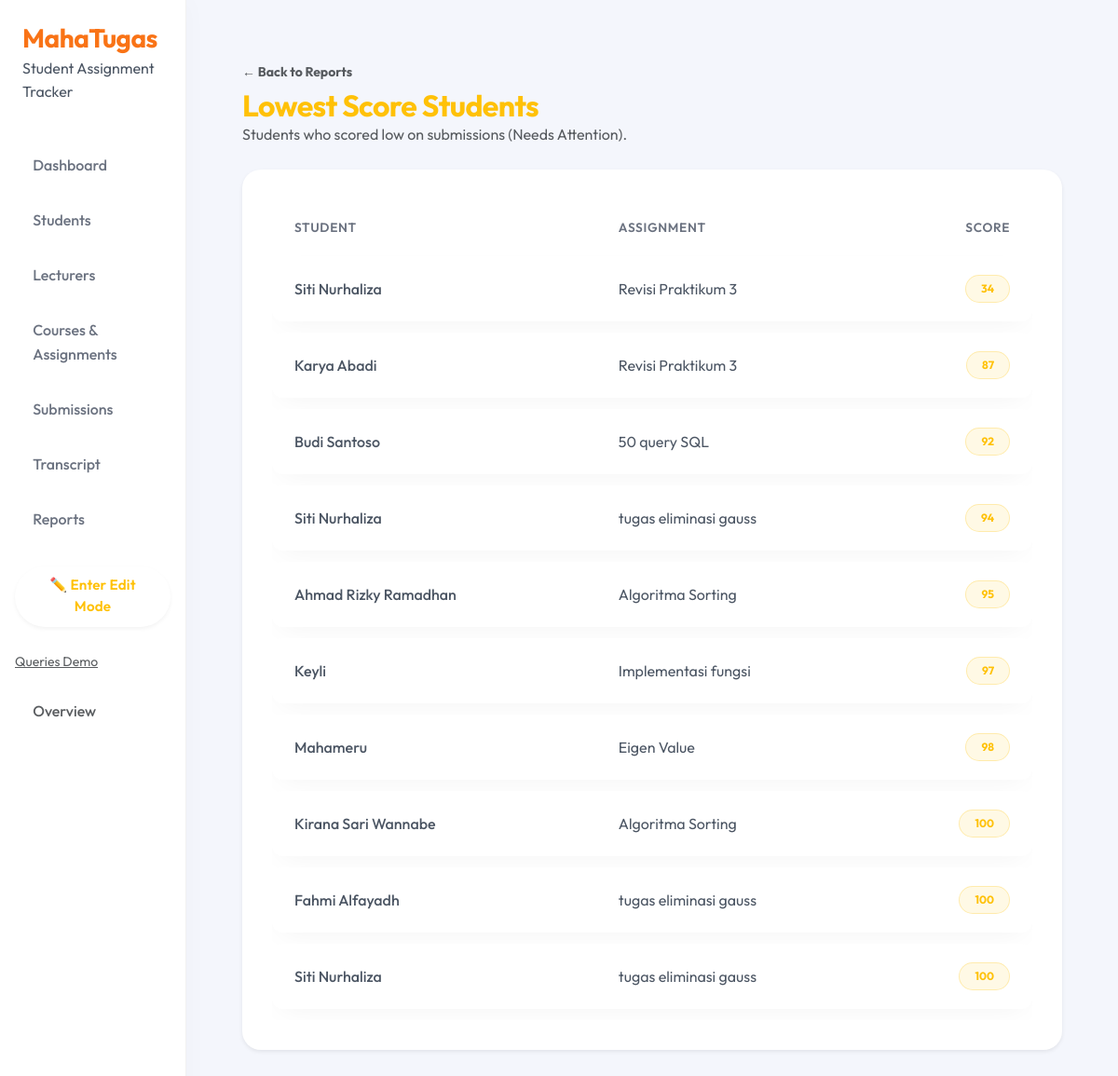
Screenshot of /reports/low-students/ with the database file from the repository.
### tracker/models.py (models this page shows, shortened)
class Submission(models.Model):
    submission_id = models.AutoField(primary_key=True)
    assignment = models.ForeignKey(
        Assignment,
        on_delete=models.CASCADE,
        related_name='submissions'
    )
    student = models.ForeignKey(
        Student,
        on_delete=models.CASCADE,
        related_name='submissions'
    )
    submitted_at = models.DateTimeField(default=timezone.now)
    file_path = models.FileField(upload_to='submissions/')
    score = models.IntegerField(blank=True, null=True)
    remark = models.TextField(blank=True, null=True)

class Student(models.Model):
    def generate_nrp():
        last_student = Student.objects.order_by("-student_id").first()
        if last_student and last_student.nrp.isdigit():
            new_nrp = int(last_student.nrp) + 1
        else:
            new_nrp = 1  # kalau belum ada student
        return f"{new_nrp:03d}"  # format 3 digit, misal 001
    student_id = models.AutoField(primary_key=True)
    nrp = models.CharField(
    max_length=20,
    unique=True,
    default=generate_nrp,
    )
    name = models.CharField(max_length=150)
    email = models.EmailField(max_length=150, blank=True, null=True)
    photo_file = models.CharField(max_length=255, blank=True, null=True)  # path avatar

class Assignment(models.Model):
    assignment_id = models.AutoField(primary_key=True)
    course = models.ForeignKey(
        Course,
        on_delete=models.CASCADE,
        related_name='assignments'
    )
    title = models.CharField(max_length=200)
    description = models.TextField(blank=True, null=True)
    due_date = models.DateTimeField()
    max_score = models.IntegerField(default=100)

### tracker/views.py (the view)
# urls.py: path('reports/low-students/', views.report_low_students, name='report_low_students'),
def report_low_students(request):
    low = Submission.objects.order_by("score")[:10]
    return render(request, "tracker/reports/low_students.html", {"submissions": low})

### tracker/templates/tracker/reports/low_students.html
{% extends "tracker/base.html" %}
{% block content %}
<div class="container py-4">
    <div class="d-flex justify-content-between align-items-center mb-4">
        <div>
            <a href="{% url 'report_menu' %}" class="text-decoration-none text-muted small fw-bold">
                ← Back to Reports
            </a>
            <h2 class="mt-1 mb-0 text-warning fw-bold">Lowest Score Students</h2>
            <p class="text-muted mb-0">Students who scored low on submissions (Needs Attention).</p>
        </div>
    </div>
    <div class="card border-0 shadow-sm overflow-hidden">
        <div class="card-body p-0">
            <div class="table-responsive">
                <table class="table table-hover align-middle mb-0">
                    <thead class="table-light">
                        <tr class="text-uppercase small text-muted fw-bold">
                            <th class="ps-4">Student</th>
                            <th>Assignment</th>
                            <th class="text-end pe-4">Score</th>
                        </tr>
                    </thead>
                    <tbody>
                        {% for s in submissions %}
                        <tr>
                            <td class="ps-4 fw-medium">{{ s.student.name }}</td>
                            <td>{{ s.assignment.title }}</td>
                            <td class="text-end pe-4">
                                <span
                                    class="badge bg-warning bg-opacity-10 text-warning fw-bold px-3 py-2 rounded-pill border border-warning border-opacity-25">
                                    {{ s.score }}
                                </span>
                            </td>
                        </tr>
                        {% empty %}
                        <tr>
                            <td colspan="3" class="text-center py-5 text-muted">No low scores found. Everyone is doing
                                great! 🌟</td>
                        </tr>
                        {% endfor %}
                    </tbody>
                </table>
            </div>
        </div>
    </div>
</div>
{% endblock %}

### static/tracker/css/comfy.css (style rules this page uses)
:root { --bg-color: #f4f6fc; --surface-color: #ffffff; --text-primary: #4b5563; --text-secondary: #6b7280; --accent-color: #f97316; --accent-hover: #ea580c; --success-soft: #d1fae5; --success-text: #065f46; --warning-soft: #fef3c7; --warning-text: #92400e; --radius-lg: 20px; --radius-md: 12px; --shadow-soft: 0 10px 30px -10px rgba(0, 0, 0, 0.05); --shadow-hover: 0 20px 40px -10px rgba(0, 0, 0, 0.1); --transition-fast: all 0.2s cubic-bezier(0.4, 0, 0.2, 1); --animation-fade-up: fadeInUp 0.5s ease-out forwards; }
body { background-color: var(--bg-color); color: var(--text-primary); font-family: 'Outfit', sans-serif; line-height: 1.6; }
.card, .container, .container-fluid { border: none; }
.card { background: var(--surface-color); border-radius: var(--radius-lg); box-shadow: var(--shadow-soft); padding: 2rem; margin-bottom: 2rem; transition: var(--transition-fast); }
h1, h2, h3, h4, h5, h6 { color: #1f2937; font-weight: 700; letter-spacing: -0.02em; margin-bottom: 1rem; }
h2 { font-size: 2rem; }
.table { border-collapse: separate; border-spacing: 0 0.8rem; background: transparent; }
.table thead th { background: transparent; color: var(--text-secondary); font-weight: 600; font-size: 0.85rem; text-transform: uppercase; letter-spacing: 0.05em; border: none; padding-left: 1.5rem; }
.table tbody tr { background: var(--surface-color); box-shadow: var(--shadow-soft); border-radius: var(--radius-md); transition: var(--transition-fast); }
.table td { border: none; padding: 1.25rem 1.5rem; vertical-align: middle; color: var(--text-primary); }
.table td:first-child { border-top-left-radius: var(--radius-md); border-bottom-left-radius: var(--radius-md); }
.table td:last-child { border-top-right-radius: var(--radius-md); border-bottom-right-radius: var(--radius-md); }
.badge { padding: 0.5em 1em; border-radius: 6px; font-weight: 600; font-size: 0.75rem; }

### rows the page displays
Submission: student.name "Siti Nurhaliza", assignment "Revisi Praktikum 3", score "34"
Submission: student.name "Karya Abadi", assignment "Revisi Praktikum 3", score "87"
Submission: student.name "Budi Santoso", assignment "50 query SQL", score "92"
Submission: student.name "Siti Nurhaliza", assignment "tugas eliminasi gauss", score "94"
Submission: student.name "Ahmad Rizky Ramadhan", assignment "Algoritma Sorting", score "95"
Submission: student.name "Keyli", assignment "Implementasi fungsi", score "97"
Submission: student.name "Mahameru", assignment "Eigen Value", score "98"
Submission: student.name "Kirana Sari Wannabe", assignment "Algoritma Sorting", score "100"
Submission: student.name "Fahmi Alfayadh", assignment "tugas eliminasi gauss", score "100"
Submission: student.name "Siti Nurhaliza", assignment "tugas eliminasi gauss", score "100"
